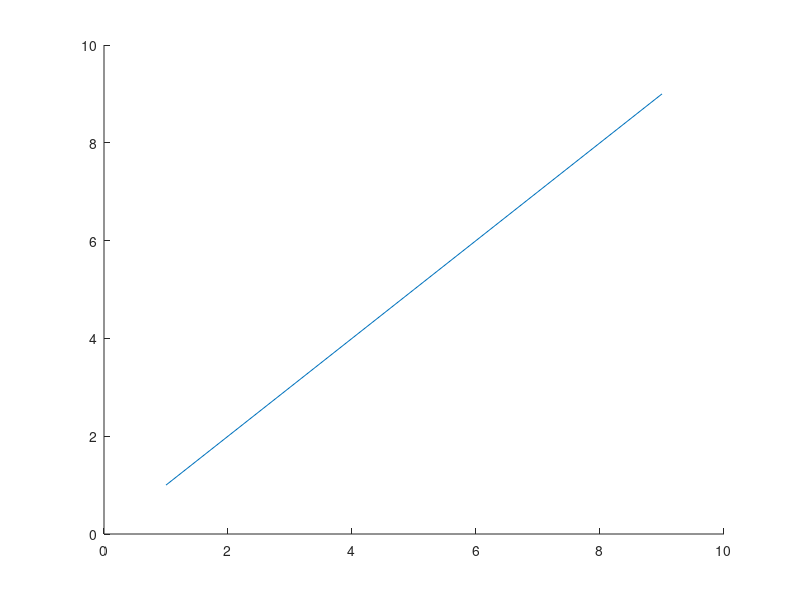

Write the MATLAB code that produced this figure. (Note: this script raises an error after producing the figure.)
%close all
clear all
logCounter = 5;
logPosition(:, 1, 1) = 1:2:10;
logPosition(:, 2, 1) = 1:2:10;
logPosition(:, 1, 2) = 11:2:20;
logPosition(:, 2, 2) = 11:2:20;
N = 2;
hold on
for i = 1 : N
    
   h(i, 1)= plot(logPosition(:, 1, i), logPosition(:, 2, i), '-')
   
   h(i, 2) = plot(logPosition(1, 1, i), logPosition(1, 2, i), 'Marker','o','Color',h(i, 1).Color)
   %hold on
   h(i, 3) = plot(logPosition(end, 1, i), logPosition(end, 2, i), 'Marker','*','Color',h(i, 1).Color)
   %hold on
end
hold off
Legend=cell(N,1);
 for iter=1:N
   Legend{iter}=strcat('agent ', num2str(iter));
 end
 legend(h(:,1), Legend)
